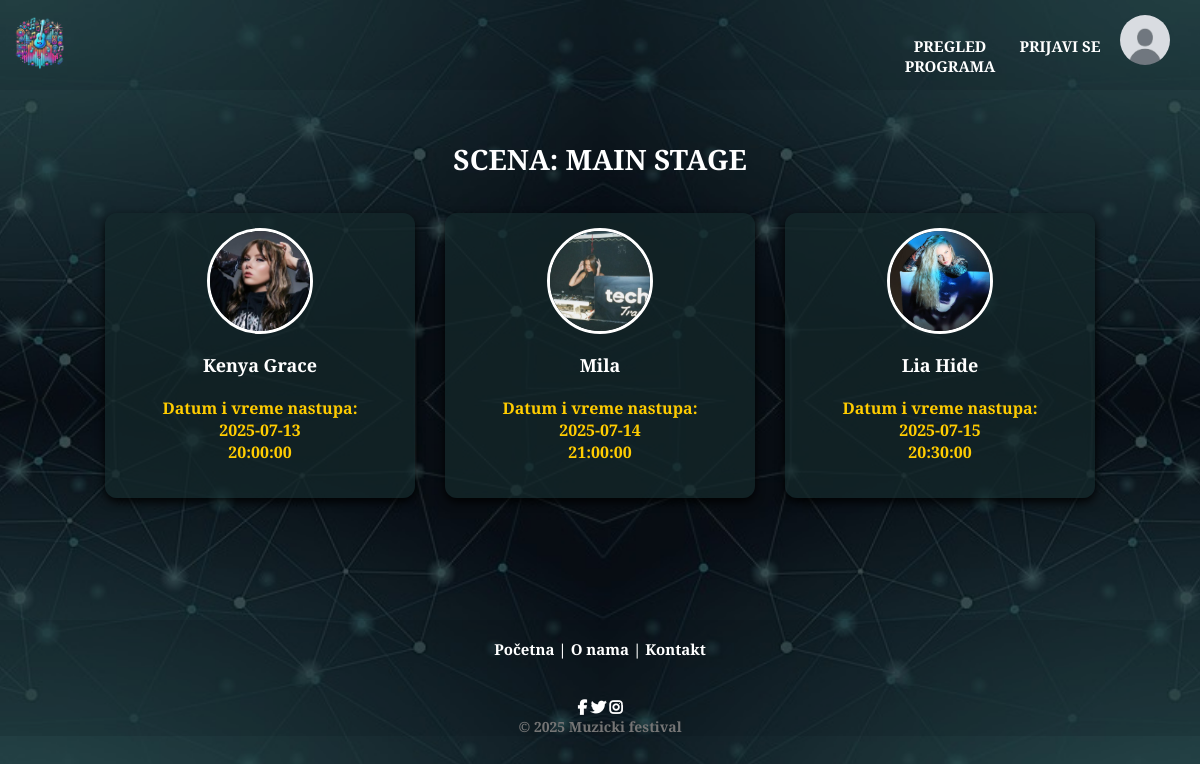
Page /detalji_scene.php?id=1 on the committed database.
### tables this page shows
CREATE TABLE IF NOT EXISTS `scene` (
  `id` int NOT NULL AUTO_INCREMENT,
  `naziv` varchar(255) NOT NULL,
  `festival_id` int NOT NULL,
  `broj_poseta` int DEFAULT '0',
  PRIMARY KEY (`id`),
  KEY `festival_id` (`festival_id`)
);

CREATE TABLE IF NOT EXISTS `izvodjaci` (
  `id` int NOT NULL AUTO_INCREMENT,
  `korisnik_id` int NOT NULL,
  `festival_id` int NOT NULL,
  `scena_id` int NOT NULL,
  `vreme_nastupa` time NOT NULL,
  `datum_nastupa` date NOT NULL,
  PRIMARY KEY (`id`),
  KEY `korisnik_id` (`korisnik_id`),
  KEY `festival_id` (`festival_id`),
  KEY `scena_id` (`scena_id`)
);

CREATE TABLE IF NOT EXISTS `korisnici` (
  `korisnik_id` int NOT NULL AUTO_INCREMENT,
  `ime` varchar(32) NOT NULL,
  `prezime` varchar(32) NOT NULL,
  `email` varchar(1024) NOT NULL,
  `korisnicko_ime` varchar(32) NOT NULL,
  `lozinka` varchar(32) NOT NULL,
  `tip_korisnika` enum('Administrator','Izvodjac','Organizator','Posetilac') NOT NULL,
  `profilna_slika` varchar(1024) NOT NULL DEFAULT 'Slike/default_profile.jpg',
  `status` enum('offline','active now') DEFAULT NULL,
  `blokiran` tinyint(1) NOT NULL DEFAULT '0',
  PRIMARY KEY (`korisnik_id`)
);

### detalji_scene.php (the view, shortened to what this page needs)
<?php
include 'core/function.php';
$scena_id = intval($_GET['id']);
$scena_query = mysqli_query($conn, "SELECT naziv FROM scene WHERE id = $scena_id");
$scena = mysqli_fetch_assoc($scena_query);
$izvodjaci_query = mysqli_query($conn,
    "SELECT k.korisnik_id, k.ime, k.prezime, k.profilna_slika, i.vreme_nastupa, i.datum_nastupa
    FROM izvodjaci i
    JOIN korisnici k ON i.korisnik_id = k.korisnik_id
    WHERE i.scena_id = $scena_id
    ORDER BY i.datum_nastupa, i.vreme_nastupa"
);
include 'includes/overall/header.php';
?>
<h2 class="scena-naslov">Scena: <?php echo htmlspecialchars($scena['naziv']); ?></h2>
<div id="izvodjaci">
    <?php while ($izvodjac = mysqli_fetch_assoc($izvodjaci_query)): ?>
        <div class="izvodjac">
            <a href="profil_izvodjaca.php?id=<?php echo $izvodjac['korisnik_id']; ?>">
                <img src="Slike/<?php echo htmlspecialchars($izvodjac['profilna_slika']); ?>" class="profile-images" alt="">
                <h2 class="ime-prezime-izvodjaca">
                    <?php echo htmlspecialchars($izvodjac['ime'] . " " . $izvodjac['prezime']); ?>
                </h2>
                <p class="vreme-nastupa">Datum i vreme nastupa: <br><?php echo $izvodjac['datum_nastupa']; ?><br> <?php echo $izvodjac['vreme_nastupa']; ?></p>
            </a>
        </div>
    <?php endwhile; ?>
</div>
<?php include 'includes/overall/footer.php'; ?>

### includes/overall/header.php
<!DOCTYPE html>
<html lang="en">
<?php include 'includes/head.php'; ?>
<body>
    <?php include 'includes/header.php'; ?>
    <div id="container">

### includes/head.php (shortened to what this page needs)
<head>
    <link rel="stylesheet" href="css/style.css">
    <link rel="stylesheet" href="css/chat.css">
    <link rel="stylesheet" href="https://cdnjs.cloudflare.com/ajax/libs/font-awesome/6.7.2/css/all.min.css">
</head>

### includes/header.php (shortened to what this page needs)
<header>
    <ul>
        <li>
            <img src="Slike/logob.png" alt="logo" class="logo" >
        </li>
    </ul>
    <ul class="list-menu">
        <li id="menu">
            <?php include 'includes/menu.php'; ?>
        </li>
    </ul>
</header>

### includes/menu.php (shortened to what this page needs)
<?php
if(isset($_SESSION["id"])){
    $user = getUserByID();
    $name = $user['ime'] . ' ' . $user['prezime'];
    $korisnik_id = $_SESSION["id"];
}
else{
    $name = '';
}
?>
<nav>
    <ul>
        <?php
        if(isset($_SESSION["id"])){?>
          </div>
          </div>
        <li class="menu_li" style="width:auto;"><label for="" id="ime" style="position: relative; top: -1px; left:0px; font-weight:bold; white-space: nowrap;"><?php echo strtoupper($name) ?></label>
          <div class="dropdown-menu" id="logoutMenu">
            <a href="logout.php" class="dropdown-item">Odjavi se</a>
          </div>
        </li>
        <?php
        }
        else{
          ?>
            <li class="menu_li" ><a href="index.php" class="menu_link">PREGLED PROGRAMA</a></li>
            <li class="menu_li"><a href="login.php" class="menu_link">PRIJAVI SE</a></li>
          <?php
        }
        ?>
        <li style="width: 50px;">
        <?php
        if(isset($_SESSION["id"])){
            $user = getUserByID();
            $putanja = $user['profilna_slika'];
        ?>
            <a href="profil.php" style="float: inline-start;"><img src="Slike/<?php echo $putanja?>" alt="Profilna slika" class="profile_image" ></a>
        <?php
        }
        else{
        ?>
            <a href="profil.php" style="float: inline-start;"><img src="Slike/default_image.jpg" alt="Profilna slika" class="profile_image" ></a>
        <?php
        }
        ?>
        </li>
    </ul>
</nav>

### includes/overall/footer.php
</div>
    <?php include 'includes/footer.php'; ?>
</body>
</html>

### includes/footer.php
<footer>
  <br>
  <nav>
    <a href="index.php" class="footer-a">Početna | </a>
    <a href="o_nama.php" class="footer-a">O nama | </a>
    <a href="kontakt.php" class="footer-a">Kontakt</a>
  </nav>
  <br>
  <br>
  <div class="social-icons">
    <a href="#" class="footer-a"><i class="fab fa-facebook-f" style="color:white;"></i></a>
    <a href="#" class="footer-a"><i class="fab fa-twitter" style="color:white;"></i></a>
    <a href="#" class="footer-a"><i class="fab fa-instagram" style="color:white;"></i></a>
  </div>
  <label style="position: unset !important;"> &copy; 2025 Muzicki festival</label>
</footer>

### css/style.css (style rules this page uses)
* { padding: 0px; margin: 0px; text-decoration: none !important; color:#16292b; font-family: 'Cinzel', serif; font-weight: bold !important; }
body { font-family: Arial; font-size: 0.8em; width: 100%; overflow-x: hidden; background-image: url('../Slike/b5.jpg'); background-repeat: repeat-y; background-size: cover; background-position: center; background-attachment: fixed; min-height: 100vh; }
ul { padding: 0; margin: 0 0 20px 0; font-weight: normal; list-style-type: none; }
h1, h2 { padding: 0; margin: 0 0 20px 0; font-weight: normal; }
p { padding: 0; margin: 0 0 20px 0; }
header a:link,header a:visited { text-decoration: none; color: white; font-size: 15px; }
a:link, a:visited { color: white; }
.list-menu { float: right; }
ul li { padding: 3px 0; }
h2 { font-size: 1.4em; }
.logo { width: 60px; height: 60px; border-radius: 100px }
header { width: 100%; padding: 10px; margin: 0 auto 10px auto; background: #0d141a21; }
header ul { display: inline-flex; margin: 0px; }
header ul li nav ul li { height: 20px; width: 100px; text-align: center; }
header ul li#menu { margin-left: 10px; margin-right: 30px; margin-top: 20px; }
.menu_li .menu_link { font-size: 15px; transition: font-size 0.9s ease; }
#container { width: 90%; margin: 0 auto; padding: 20px; min-height: 60vh; border-radius: 5px 5px 0 0; }
footer { background-color: #0d141a21; bottom: 0px; padding: 0px; margin: 0px; width: 100%; color: white; border: none; }
.footer-a { color: white !important; }
footer nav { float: none; }
nav { float: left; }
nav ul { margin: 0; }
nav ul li { display: inline; margin-right: 10px; }
nav ul li a { text-decoration: none; font-weight: bold; }
label { color: #757575; position: relative; left: 2.2em; top: -1.5em; cursor: auto; transition: 0.3s ease all; }
.profile_image { width: 100px; height: 100px; object-fit: cover; border-radius: 100px; }
header .profile_image { width: 50px; height: 50px; border-radius: 100px; position: absolute; top:15px; transition: all 0.9s ease; }
footer { color: white; font-size: 14px; justify-items: center; }
footer a:link,header a:visited { text-decoration: none; color:#fff; font-size: 15px; }

### detalji_scene.php (style rules this page uses)
body { background-color: #1a1a1a; font-family: Arial, sans-serif; }
.scena-naslov { text-align: center; color: white; font-size: 28px; margin-top: 20px; text-transform: uppercase; font-weight: bold; }
#izvodjaci { display: flex; flex-wrap: wrap; justify-content: center; margin-top: 20px; }
.izvodjac { width: 280px; background: #15282bbf; border-radius: 12px; box-shadow: 0 4px 10px rgba(0, 0, 0, 0.9); margin: 15px; padding: 15px; text-align: center; position: relative; transition: transform 0.3s ease-in-out; }
.profile-images { width: 100px; height: 100px; border-radius: 50%; object-fit: cover; border: 3px solid white; margin-bottom: 10px; }
.ime-prezime-izvodjaca { color: white; font-size: 18px; font-weight: bold; margin-top: 5px; }
.vreme-nastupa { color: #ffcc00; font-size: 16px; margin-top: 5px; }
.izvodjac a { text-decoration: none; }

### rows in the picture
scene: naziv "MAIN STAGE"
izvodjaci: korisnik.profilna_slika (picture), korisnik.prezime "Kenya Grace", datum_nastupa "2025-07-13", vreme_nastupa "20:00:00"
izvodjaci: korisnik.profilna_slika (picture), korisnik.prezime "Mila", datum_nastupa "2025-07-14", vreme_nastupa "21:00:00"
izvodjaci: korisnik.profilna_slika (picture), korisnik.prezime "Lia Hide", datum_nastupa "2025-07-15", vreme_nastupa "20:30:00"
